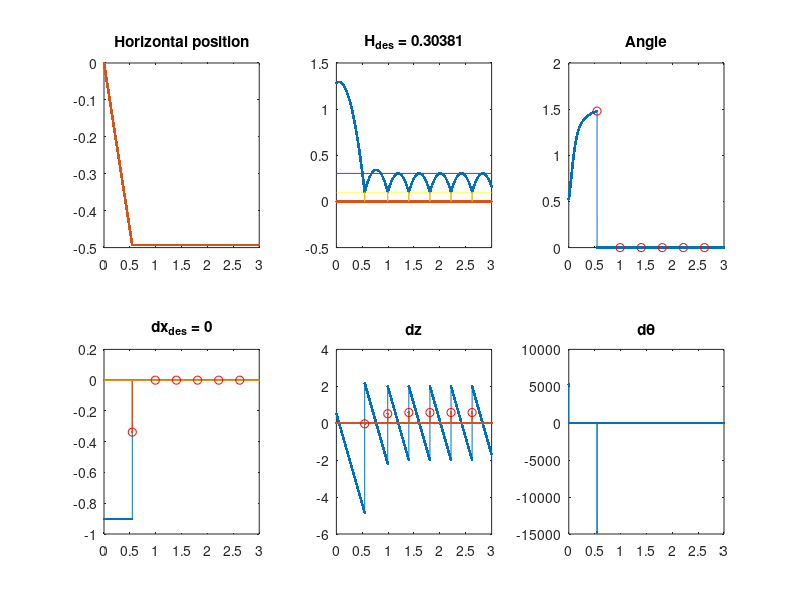

The MATLAB source for this figure: (Note: this script raises an error after producing the figure.)
% Simulation for bouncing in 2D
clear all;

%% Parameters
% Fixed
mb = 1;             % Mass of the ball (kg)
mp = 10;            % Mass of the paddle (kg)
g  = 9.81;          % Gravity (m/s^2)
params.rb = 0.1;    % Radius of the ball (m)
params.P  = 0;      % Height of the paddle (m)
params.PL = 0.5;    % Length of the paddle (m)
th_des = pi/2;      % If pi/2, goal: bounce ball vertically in same spot

% Variable
H0  = 0.5 + rand;   % Initial height (m)
vb0 = rand;         % Initial vertical velocity (m/s)
ke  = rand;         % Coefficient of restitution
params.H  = abs(randn) + params.rb; % Desired steady-state apex height (m)
vdes = sqrt(2*g*(params.H - params.rb)); % Desired velocity for H

% 2D Variables
x0  = 0;            % Initial horizontal position
dx0 = randn;          % Initial horizontal velocity
xp0 = 0;            % Initial horizontal position of the paddle
th0 = 0;            % Initial angle of the paddle
dxp0 = 0; dzp0 = 0; dthp0 = 0;  % Paddle velocities (rest)
dthmax = 1000*pi;    % Maximum rotational velocity (100% made-up)

est = true;        % Should we estimate coefficient of restitution?

% Simulation parameters
T  = 3;     % Length of simulation (s)
dt = 1e-4;  % Step size (s)
printon = true;

%% Initialization
% States
x      = [x0; H0; dx0; vb0; ... % Ball states: x, z, dx, dz
    xp0; params.P; th0; dxp0; dzp0; dthp0]; % Paddle: x, z, th, dx, dz, dth
xi     = x;         % Initial states (for flight phase)
t      = 0;         % Time at start of simulation
t_imp  = 0;         % Time of xi
flight = true;      % Phase
nbounce= 0;         % Number of bounces

% Initialize matrices for storage
tmat = []; xmat = []; phase = []; vpmat = [];

% Estimate coefficient of restitution
if est
    kest = 0.51;
else
    kest = ke;
end

%% Simulation
while t < T
    xpre = x;
    % Ball in flight
    if flight
        % Ball dynamics, ballistic motion
        x(1) = xi(1) + xi(3) * (t - t_imp); % Horizontal position
        x(2) = xi(2) + xi(4) * (t - t_imp) - g/2 * (t - t_imp)^2;   % Height
        x(3) = xi(3);   % No horizontal acceleration
        x(4) = xi(4) - g * (t - t_imp); % Vertical velocity with gravity
        
        % Paddle dynamics, track ball
        % Positions of paddle
        x(5) = x(1);    % Horizontally track ball
        x(6) = x(6);    % Vertically stay put
        if abs(x(3)) > 1e-3
            th_p = (th_des + atan(x(4)/x(3))) / 2;    % Angle track
        else
            th_p = 0;    % Stay put if ball bouncing straight up
        end
        
        % Velocities
        x(8) = xpre(5) - x(5);  % Horizontally track ball
        x(9) = xpre(6) - x(6);  % Vertically stay put
%         x(10)= min(-dthmax, max((th_p - xpre(7))/dt, dthmax));
        x(10)= (th_p - xpre(7)) / dt;
        
        % Adjust angle
        x(7) = xpre(7) + dt * x(10);
        
        % Impact?
        if (x(2) <= (x(6) + params.rb)) && (x(4) < 0) % Hits paddle after falling
            flight = false; % Impact event
            t_imp  = t;     % Indicate time of impact
        end
    else    % Impact
        if printon; fprintf([num2str(kest-ke) ' bounce ' num2str(t) '\n']); end
        
        % Calculations: before impact
        th_ball_pre = atan(x(4) / x(3));        % Angle of the ball velocity
        v_ball_pre  = -sqrt(x(3)^2 + x(4)^2);   % Magnitude of ball velocity
%         th_p = (th_des + th_ball_pre) / 2;      % Desired angle of the paddle
        
        % Calculations: angle after impact
        th_ball_post = - th_ball_pre + 2*th_p;  % Angle of ball velocity, post-impact
        
        % Calculations: paddle states
        th_p = x(7);    % Angle calculated during flight
        vp = 1/(1+kest) * (vdes/sin(th_ball_post) + kest*v_ball_pre);
        
        % Calculations: velocity of ball after impact
        v_post = -ke * v_ball_pre + (1+ke) * vp; % Magnitude of ball velocity, post-impact
        
        % Ball dynamics: position
        x(1) = x(1);    % No deformation
        x(2) = x(2);    % No deformation
        x(3) = v_post * cos(th_ball_post);
        x(4) = v_post * sin(th_ball_post);
        
        % Paddle: no dynamics
%         x(5) = x(5);
%         x(6) = x(6);
        x(7) = th_p;    % New angle of the paddle
        
        x(8) = vp * sin(th_p);
        x(9) = vp * cos(th_p);
        x(10)= x(10);
        
        % Reaction of paddle
        x(5) = x(5) + x(8) * dt;
        x(6) = x(6) + x(9) * dt;
        
        vpmat = [vpmat; length(tmat)+1, th_p, x(8), x(9)];
        
        % Estimate
        if est
            vpostest = sqrt(x(3)^2 + x(4)^2);
            kest = (vpostest - vp) / (vp - v_ball_pre);
        end
        
        % Update
        xi = x; % States at beginning of flight
        flight = true;
        nbounce = nbounce + 1;
    end
    
    % Store and update
    xmat  = [xmat x];       % States
    tmat  = [tmat t];       % Time
    phase = [phase flight]; % Phase
    
    t = t + dt;
    
    if nbounce > 10
        break;
    end
end

%% Plot

figure(100);    % Ball states
a(1) = subplot(2,3,1); plot(tmat',xmat([1 5],:)','.-'); % Horizontal
title('Horizontal position')
a(2) = subplot(2,3,2); plot(tmat',xmat([2 6],:)','.-'); % Vertical
hold on; plot(tmat',phase'*params.rb);              % Phase
plot([tmat(1) tmat(end)],params.H*[1 1]); hold off  % Desired height
title(['H_{des} = ' num2str(params.H)]);
a(3) = subplot(2,3,3); plot(tmat',xmat(7,:)','.-'); % Angle
hold on; plot(tmat(vpmat(:,1))', vpmat(:,2),'ro'); hold off; % Paddle angle at impact
title('Angle')

a(4) = subplot(2,3,4); plot(tmat',xmat([3 8],:)','.-'); % Horizontal velocity
hold on; plot([tmat(1) tmat(end)],[0 0]);           % Want velocity = 0
plot(tmat(vpmat(:,1))', vpmat(:,3),'ro'); hold off; % Paddle velocity at impact
title(['dx_{des} = 0']);
a(5) = subplot(2,3,5); plot(tmat',xmat([4 9],:)','.-'); % Vertical velocity
hold on; plot(tmat(vpmat(:,1))', vpmat(:,4),'ro'); hold off; % Paddle velocity at impact
title('dz')
a(6) = subplot(2,3,6); plot(tmat',xmat(10,:)','.-');    % Angular velocity
title('d\theta')
linkaxes(a,'x');

animatefun(tmat',xmat',params);





